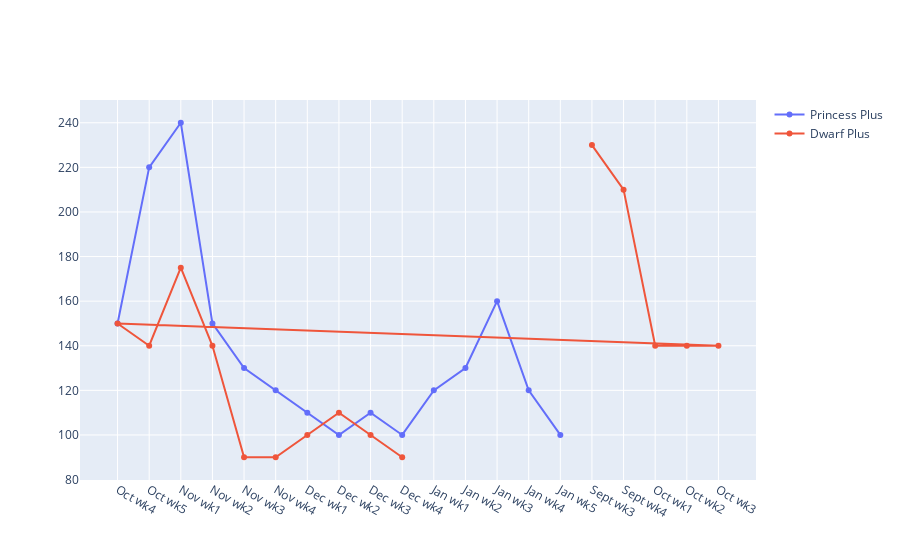

Here is the notebook cell this chart was saved with:
### Code cell
# PAC
region = 'PAC'
fig = go.Figure()
fig.add_trace(go.Scatter(x=princess['week'], y=princess[region], name='Princess Plus'))
fig.add_trace(go.Scatter(x=dwarf['week'], y=dwarf[region], name='Dwarf Plus'))

### Figure 1 — Plotly figure (JSON) as saved in the notebook; plotly's stock layout.template omitted (floating-point values rounded to 4 significant figures)
{"data": [{"name": "Princess Plus", "type": "scatter", "x": ["Oct wk4", "Oct wk5", "Nov wk1", "Nov wk2", "Nov wk3", "Nov wk4", "Dec wk1", "Dec wk2", "Dec wk3", "Dec wk4", "Jan wk1", "Jan wk2", "Jan wk3", "Jan wk4", "Jan wk5"], "y": [150, 220, 240, 150, 130, 120, 110, 100, 110, 100, 120, 130, 160, 120, 100]}, {"name": "Dwarf Plus", "type": "scatter", "x": ["Sept wk3", "Sept wk4", "Oct wk1", "Oct wk2", "Oct wk3", "Oct wk4", "Oct wk5", "Nov wk1", "Nov wk2", "Nov wk3", "Nov wk4", "Dec wk1", "Dec wk2", "Dec wk3", "Dec wk4"], "y": [230, 210, 140, 140, 140, 150, 140, 175, 140, 90, 90, 100, 110, 100, 90]}], "layout": {}}
